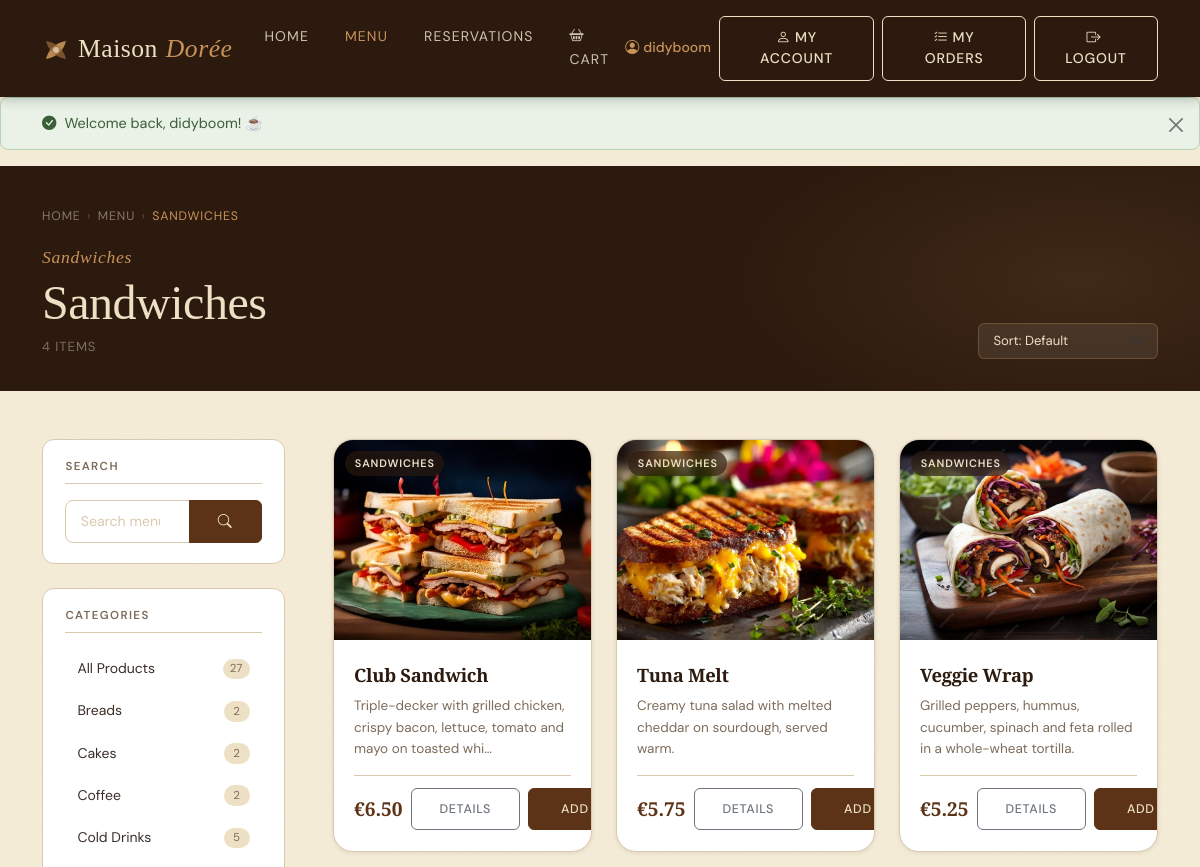
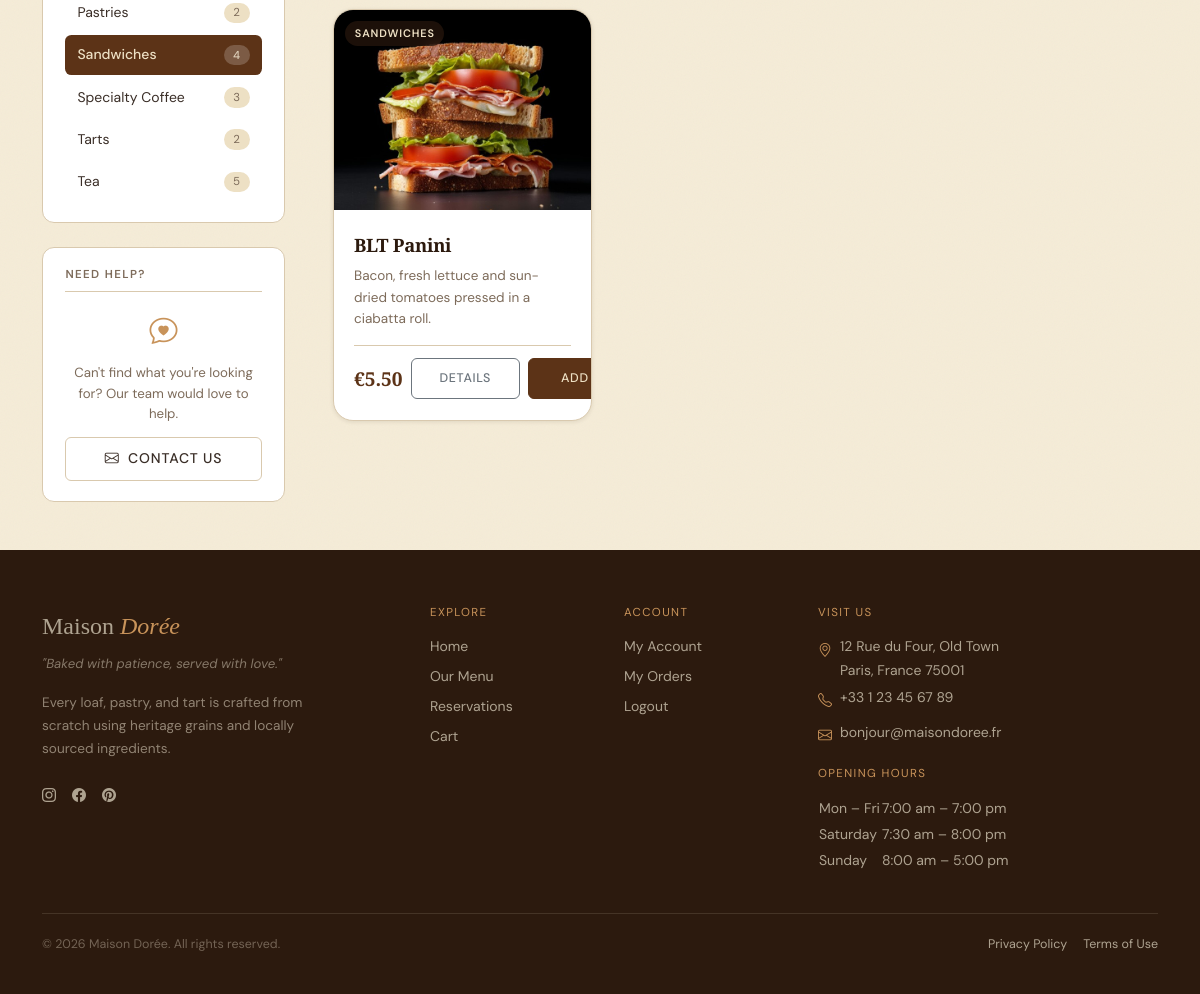
The app's page /products.php?category_id=6 (signed in) with its own data (2 pictures, top to bottom).
### tables this page shows
CREATE TABLE `categories` (
  `id` int(11) NOT NULL,
  `name` varchar(50) NOT NULL
);

CREATE TABLE `products` (
  `id` int(11) NOT NULL,
  `category_id` int(11) DEFAULT NULL,
  `name` varchar(100) NOT NULL,
  `description` text DEFAULT NULL,
  `price` decimal(10,2) NOT NULL,
  `image_url` varchar(255) DEFAULT NULL
);

### db_connect.php (called while the page is built, shortened)
<?php
function db(): PDO {
    static $pdo = null;
    if ($pdo !== null) return $pdo;
    $dsn = sprintf('mysql:host=%s;port=%s;dbname=%s;charset=%s', DB_HOST, DB_PORT, DB_NAME, DB_CHARSET);
    $options = [
        PDO::ATTR_ERRMODE            => PDO::ERRMODE_EXCEPTION,
        PDO::ATTR_DEFAULT_FETCH_MODE => PDO::FETCH_ASSOC,
        PDO::ATTR_EMULATE_PREPARES   => false,
    ];
    try {
        $pdo = new PDO($dsn, DB_USER, DB_PASS, $options);
    } catch (PDOException $e) {
        error_log($e->getMessage());
        exit('Connection failed.');
    }
    return $pdo;
}
function db_fetch_all(string $sql, array $params = []): array {
    $stmt = db()->prepare($sql);
    $stmt->execute($params);
    return $stmt->fetchAll();
}
function db_fetch_one(string $sql, array $params = []): ?array {
    $stmt = db()->prepare($sql);
    $stmt->execute($params);
    $row = $stmt->fetch();
    return $row !== false ? $row : null;
}
?>

### products.php (the view, shortened to what this page needs)
<?php
require_once 'db_connect.php';
$categoryId = filter_input(INPUT_GET, 'category_id', FILTER_VALIDATE_INT, [
    'options' => ['min_range' => 1],
]);
$searchQuery = trim(strip_tags($_GET['q'] ?? ''));
$sortRaw     = $_GET['sort'] ?? 'default';
$page        = max(1, (int) ($_GET['page'] ?? 1));
$perPage     = 9;
$sortOptions = [
    'default'     => 'p.id ASC',
    'name_asc'    => 'p.name ASC',
    'name_desc'   => 'p.name DESC',
    'price_asc'   => 'p.price ASC',
    'price_desc'  => 'p.price DESC',
];
$sortCol = $sortOptions[$sortRaw] ?? $sortOptions['default'];
$currentCategory = null;
if ($categoryId) {
    $currentCategory = db_fetch_one(
        'SELECT id, name FROM categories WHERE id = :id LIMIT 1',
        [':id' => $categoryId]
    );
}
$allCategories = db_fetch_all(
    'SELECT
         c.id,
         c.name,
         COUNT(p.id) AS product_count
     FROM categories c
     LEFT JOIN products p ON p.category_id = c.id
     GROUP BY c.id, c.name
     ORDER BY c.name ASC'
);
$whereClauses = ['1=1'];
$params       = [];
if ($categoryId) {
    $whereClauses[] = 'p.category_id = :cid';
    $params[':cid'] = $categoryId;
}
$whereSQL = 'WHERE ' . implode(' AND ', $whereClauses);
$totalProducts = (int) db_fetch_one(
    "SELECT COUNT(*) AS cnt
       FROM products p
       JOIN categories c ON c.id = p.category_id
      $whereSQL",
    $params
)['cnt'];
$totalPages = max(1, (int) ceil($totalProducts / $perPage));
$page       = min($page, $totalPages);
$offset     = ($page - 1) * $perPage;
$products = db_fetch_all(
    "SELECT
         p.id,
         p.name,
         p.description,
         p.price,
         p.image_url,
         c.name AS category_name,
         c.id   AS category_id
     FROM products p
     JOIN categories c ON c.id = p.category_id
    $whereSQL
     ORDER BY $sortCol
     LIMIT :lim OFFSET :off",
    array_merge($params, [':lim' => $perPage, ':off' => $offset])
);
function buildUrl(array $overrides = []): string
{
    $base = [
        'category_id' => $_GET['category_id'] ?? null,
        'q'           => $_GET['q']           ?? null,
        'sort'        => $_GET['sort']         ?? null,
        'page'        => $_GET['page']         ?? null,
    ];
    $merged = array_filter(array_merge($base, $overrides), fn($v) => $v !== null && $v !== '');
    return 'products.php?' . http_build_query($merged);
}
require_once __DIR__ . '/header.php';
?>
<section class="prod-hero" aria-labelledby="prod-hero-heading">
    <div class="prod-hero__bg" aria-hidden="true"></div>
    <div class="container position-relative z-1">
        <nav aria-label="Breadcrumb" class="prod-breadcrumb mb-3">
            <a href="index.php">Home</a>
            <span aria-hidden="true">›</span>
            <a href="categories.php">Menu</a>
            <?php if ($currentCategory): ?>
                <span aria-hidden="true">›</span>
                <span aria-current="page"><?= htmlspecialchars($currentCategory['name']) ?></span>
            <?php else: ?>
                <span aria-hidden="true">›</span>
                <span aria-current="page">All Products</span>
            <?php endif; ?>
        </nav>
        <div class="row align-items-end g-3">
            <div class="col">
                <span class="label-script">
                    <?= $currentCategory ? htmlspecialchars($currentCategory['name']) : 'Everything' ?>
                </span>
                <h1 class="prod-hero__title" id="prod-hero-heading">
                    <?php if ($searchQuery !== ''): ?>
                        Results for "<em><?= htmlspecialchars($searchQuery) ?></em>"
                    <?php elseif ($currentCategory): ?>
                        <?= htmlspecialchars($currentCategory['name']) ?>
                    <?php else: ?>
                        All <em>Products</em>
                    <?php endif; ?>
                </h1>
                <p class="prod-hero__meta" aria-live="polite">
                    <?= $totalProducts ?> item<?= $totalProducts !== 1 ? 's' : '' ?>
                </p>
            </div>
            <div class="col-auto">
                <form method="GET" action="products.php" class="d-flex align-items-center gap-2"
                      aria-label="Sort products">
                    <select
                        id="sort"
                        name="sort"
                        class="form-select prod-sort__select"
                        aria-label="Sort products"
                        onchange="this.form.submit()">
                        <option value="default"    <?= $sortRaw === 'default'    ? 'selected' : '' ?>>Sort: Default</option>
                    </select>
                </form>
            </div>
        </div>
    </div>
</section>
<div class="container prod-layout py-5">
    <div class="row g-5">
        <aside class="col-12 col-lg-3" aria-label="Category filter">
            <div class="prod-sidebar-block mb-4">
                <h2 class="prod-sidebar-block__title">Search</h2>
                <form method="GET" action="products.php" role="search" aria-label="Search products">
                    <div class="input-group">
                        <input
                            type="search"
                            name="q"
                            class="form-control prod-sidebar__search"
                            placeholder="Search menu…"
                            value="<?= htmlspecialchars($searchQuery) ?>"
                            aria-label="Search products">
                        <button type="submit" class="btn btn-primary" aria-label="Search">
                            <i class="bi bi-search" aria-hidden="true"></i>
                        </button>
                    </div>
                </form>
            </div>
            <div class="prod-sidebar-block">
                <h2 class="prod-sidebar-block__title">Categories</h2>
                <nav aria-label="Filter by category">
                    <ul class="prod-cat-list" role="list">
                        <li role="listitem">
                            <a
                                href="products.php<?= $searchQuery ? '?q=' . urlencode($searchQuery) : '' ?>"
                                class="prod-cat-list__item <?= !$categoryId ? 'prod-cat-list__item--active' : '' ?>"
                                aria-current="<?= !$categoryId ? 'page' : 'false' ?>">
                                <span class="prod-cat-list__name">All Products</span>
                                <span class="prod-cat-list__count">
                                    <?= array_sum(array_column($allCategories, 'product_count')) ?>
                                </span>
                            </a>
                        </li>
                        <?php foreach ($allCategories as $cat): ?>
                            <li role="listitem">
                                <a
                                    href="<?= buildUrl(['category_id' => $cat['id'], 'page' => null]) ?>"
                                    class="prod-cat-list__item <?= (int)($currentCategory['id'] ?? 0) === (int)$cat['id'] ? 'prod-cat-list__item--active' : '' ?>"
                                    aria-current="<?= (int)($currentCategory['id'] ?? 0) === (int)$cat['id'] ? 'page' : 'false' ?>">
                                    <span class="prod-cat-list__name">
                                        <?= htmlspecialchars($cat['name']) ?>
                                    </span>
                                    <span class="prod-cat-list__count">
                                        <?= (int) $cat['product_count'] ?>
                                    </span>
                                </a>
                            </li>
                        <?php endforeach; ?>
                    </ul>
                </nav>
            </div>
            <div class="prod-sidebar-block mt-4">
                <h2 class="prod-sidebar-block__title">Need Help?</h2>
                <div class="prod-sidebar-help">
                    <i class="bi bi-chat-heart prod-sidebar-help__icon" aria-hidden="true"></i>
                    <p class="prod-sidebar-help__text">
                        Can't find what you're looking for? Our team would love to help.
                    </p>
                    <a href="mailto:bonjour@maisondoree.fr" class="btn btn-ghost btn-sm w-100">
                        <i class="bi bi-envelope me-1" aria-hidden="true"></i> Contact Us
                    </a>
                </div>
            </div>
        </aside>
        <main class="col-12 col-lg-9" id="products-grid" aria-label="Products">
            <?php if (empty($products)): ?>
                <div class="prod-empty" role="status" aria-live="polite">
                    <i class="bi bi-bag-x prod-empty__icon" aria-hidden="true"></i>
                    <h2 class="prod-empty__title">
                        <?= $searchQuery !== ''
                            ? 'No results for "' . htmlspecialchars($searchQuery) . '"'
                            : 'No products available' ?>
                    </h2>
                    <p class="prod-empty__body">
                        <?= $searchQuery !== ''
                            ? 'Try a different search term, or browse a category below.'
                            : 'Check back soon — our bakers are hard at work!' ?>
                    </p>
                    <div class="d-flex gap-3 justify-content-center flex-wrap mt-3">
                        <a href="categories.php" class="btn btn-primary">Browse All Categories</a>
                        <?php if ($searchQuery !== '' || $categoryId): ?>
                            <a href="products.php" class="btn btn-ghost">Clear Filters</a>
                        <?php endif; ?>
                    </div>
                </div>
            <?php else: ?>
                <div class="row g-4" id="productGrid">
                    <?php foreach ($products as $index => $product):
                        $price = number_format((float)$product['price'], 2);
                        $imgSrc = !empty($product['image_url'])
                            ? 'images/' . htmlspecialchars($product['image_url'], ENT_QUOTES)
                            : 'images/placeholder.jpg';
                    ?>
                        <div
                            class="col-12 col-sm-6 col-xl-4"
                            style="--p-delay:<?= $index * 0.06 ?>s">
                            <article
                                class="prod-card"
                                aria-label="<?= htmlspecialchars($product['name']) ?>, €<?= $price ?>">
                                <a
                                    href="product_details.php?id=<?= (int) $product['id'] ?>"
                                    class="prod-card__thumb-link"
                                    tabindex="-1"
                                    aria-hidden="true">
                                    <img
                                        src="<?= $imgSrc ?>"
                                        alt="<?= htmlspecialchars($product['name']) ?>"
                                        class="prod-card__img card-img-top"
                                        loading="lazy"
                                        width="400"
                                        height="200"
                                        onerror="this.onerror=null; this.src='images/placeholder.jpg';">
                                    <span class="prod-card__category-ribbon">
                                    </span>
                                </a>
                                <div class="prod-card__body">
                                    <h3 class="prod-card__name">
                                        <a
                                            href="product_details.php?id=<?= (int) $product['id'] ?>"
                                            class="prod-card__name-link">
                                            <?= htmlspecialchars($product['name']) ?>
                                        </a>
                                    </h3>
                                    <?php if (!empty($product['description'])): ?>
                                        <p class="prod-card__desc">
                                            <?= htmlspecialchars(
                                                mb_strimwidth($product['description'], 0, 90, '…')
                                            ) ?>
                                        </p>
                                    <?php endif; ?>
                                    <div class="prod-card__footer">
                                        <span class="prod-card__price" aria-label="Price: €<?= $price ?>">
                                            €<?= $price ?>
                                        </span>
                                        <div class="d-flex gap-2 align-items-center">
                                            <a
                                                href="product_details.php?id=<?= (int) $product['id'] ?>"
                                                class="btn btn-outline-secondary btn-sm prod-card__cta"
                                                aria-label="View details for <?= htmlspecialchars($product['name']) ?>">
                                                Details
                                            </a>
                                            <a
                                                href="addtocart.php?id=<?= (int) $product['id'] ?>"
                                                class="btn btn-primary btn-sm prod-card__cta"
                                                aria-label="Add <?= htmlspecialchars($product['name']) ?> to cart">
                                                <i class="bi bi-basket-plus me-1" aria-hidden="true"></i>Add
                                            </a>
                                        </div>
                                    </div>
                                </div>
                            </article>
                        </div>
                    <?php endforeach; ?>
                </div>
            <?php endif; ?>
        </main>
    </div>
</div>
<?php require_once __DIR__ . '/footer.php'; ?>

### records on screen
categories: name "SANDWICHES", name "Sandwiches", product_count "4"
categories: name "Breads", product_count "2"
categories: name "Cakes", product_count "2"
categories: name "Coffee", product_count "2"
categories: name "Cold Drinks", product_count "5"
categories: name "Pastries", product_count "2"
categories: name "Specialty Coffee", product_count "3"
categories: name "Tarts", product_count "2"
categories: name "Tea", product_count "5"
products: image_url (picture), name "Club Sandwich", description "Triple-decker with grilled chicken, crispy bacon, lettuce, tomato and mayo on toasted whi…", price "6.50"
products: image_url (picture), name "Tuna Melt", description "Creamy tuna salad with melted cheddar on sourdough, served warm.", price "5.75"
products: image_url (picture), name "Veggie Wrap", description "Grilled peppers, hummus, cucumber, spinach and feta rolled in a whole-wheat tortilla.", price "5.25"
products: image_url (picture), name "BLT Panini", description "Bacon, fresh lettuce and sun-dried tomatoes pressed in a ciabatta roll.", price "5.50"

### other values on screen
$_SESSION['username'] "didyboom"
$flash['message'] "Welcome back, didyboom! ☕"
$totalProducts "4"
array_sum(array_column($allCategories, 'product_count')) "27"
